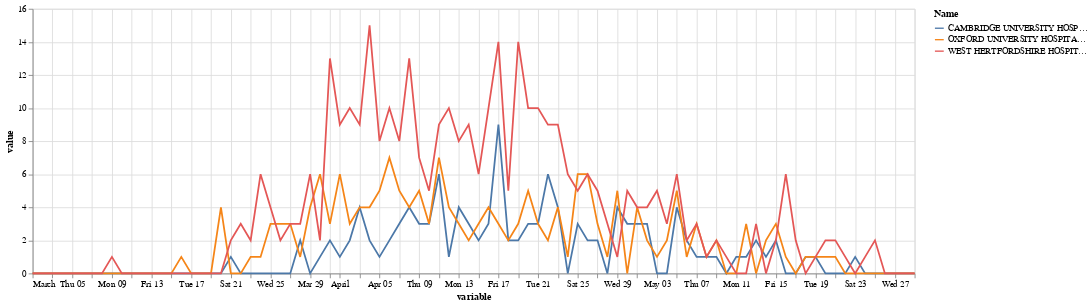

The notebook cell this image was saved under:
### Code cell
alt.Chart(df2).mark_line().encode(
    x='variable',
    y='value',
    color='Name',
    tooltip=['Name', "variable", "value"]
).properties(width=1000)

### Figure 1 — Vega-Lite specification as saved in the notebook (floating-point values rounded to 4 significant figures; data arrays with more than 128 entries replaced by an {"elided": "..."} marker saying what was removed)
{"$schema": "https://vega.github.io/schema/vega-lite/v3.4.0.json", "config": {"mark": {"tooltip": null}, "view": {"height": 300, "width": 400}}, "data": {"name": "data-94651372b2277861e3a2338e1fcdff6d"}, "datasets": {"data-94651372b2277861e3a2338e1fcdff6d": {"elided": "270 records"}}, "encoding": {"color": {"field": "Name", "type": "nominal"}, "tooltip": [{"field": "Name", "type": "nominal"}, {"field": "variable", "type": "temporal"}, {"field": "value", "type": "quantitative"}], "x": {"field": "variable", "type": "temporal"}, "y": {"field": "value", "type": "quantitative"}}, "mark": "line", "width": 1000}
